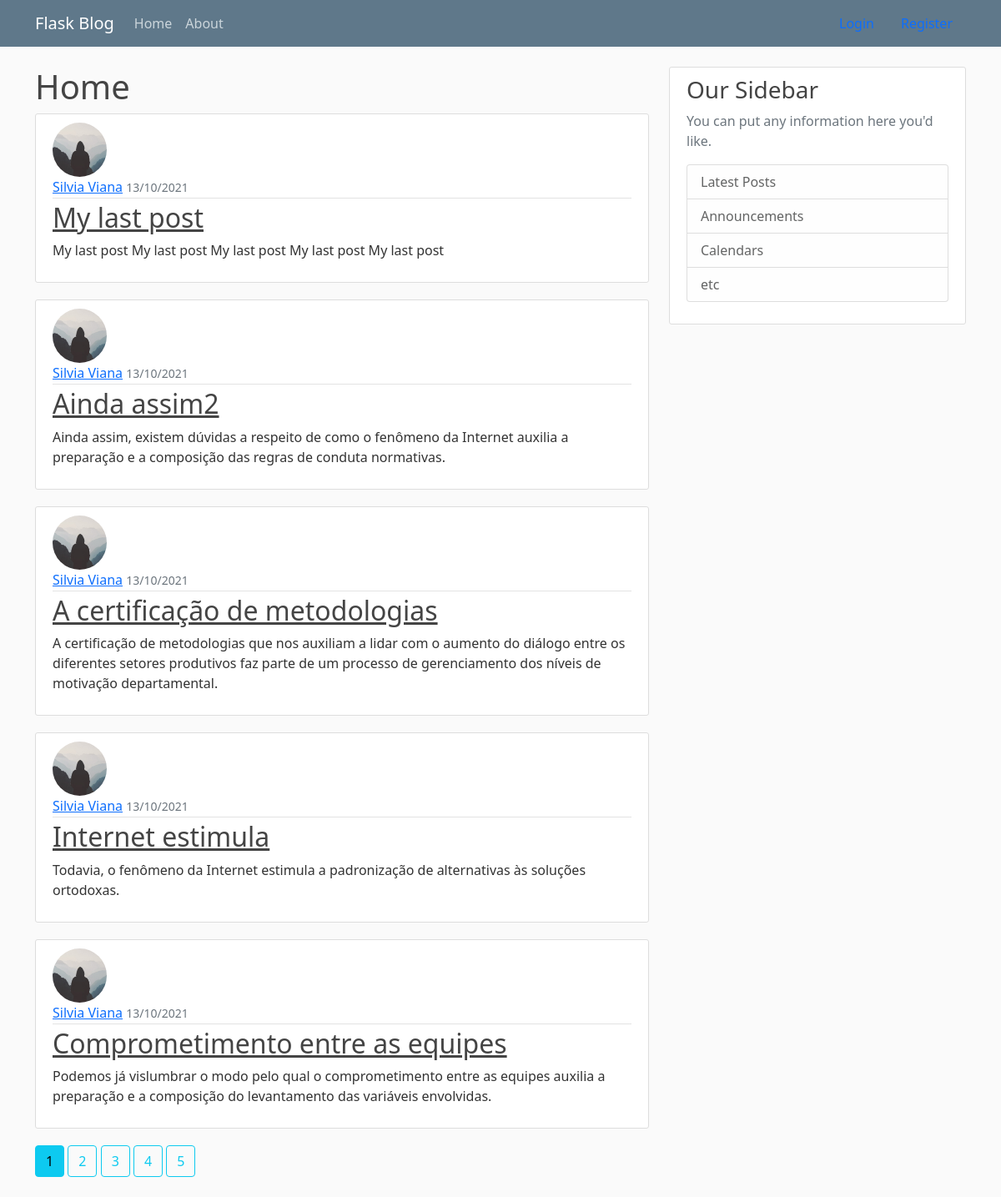
Page /home on the earlier database version.
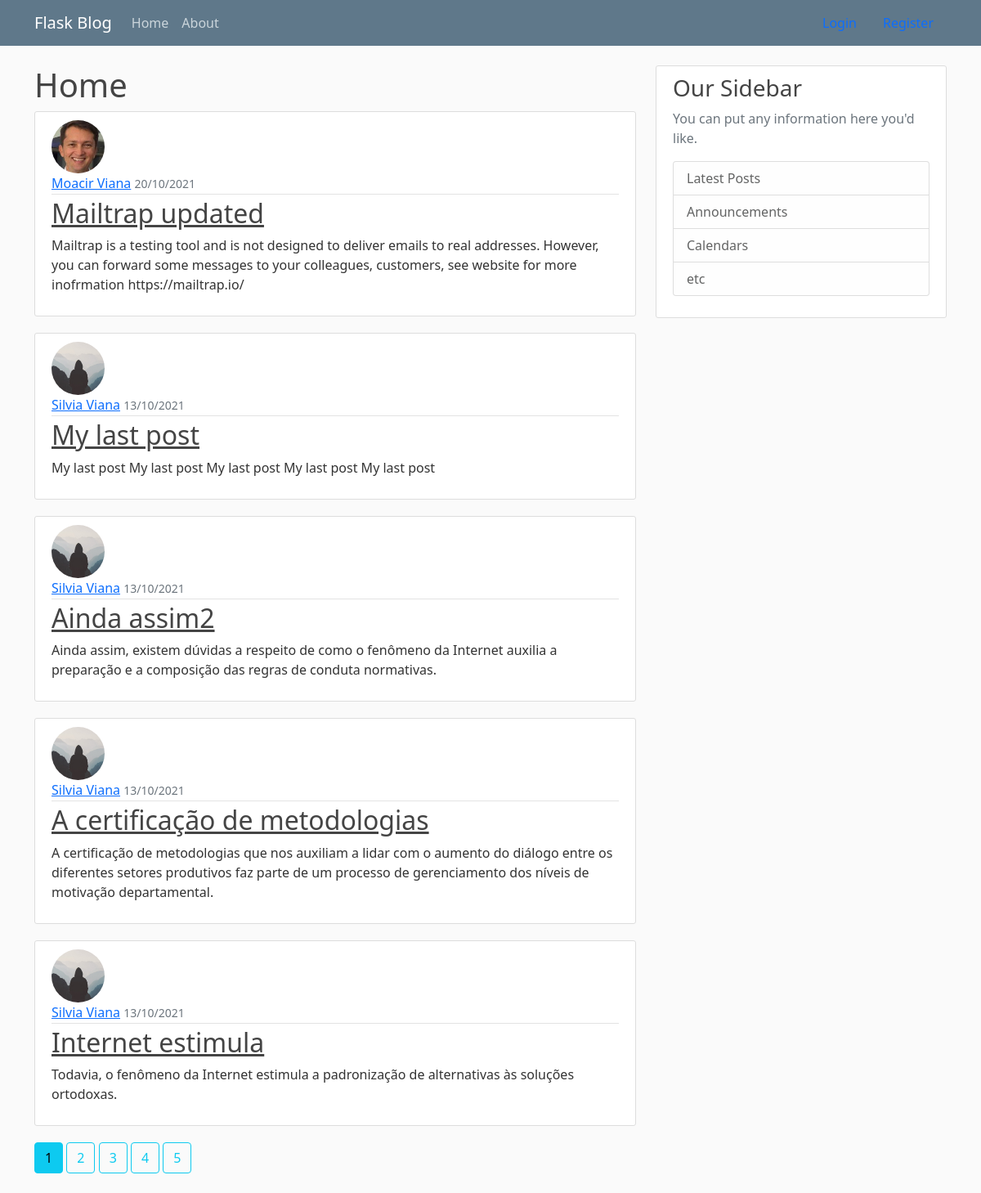
Same page on the later database version.
### flaskblog/models.py (models this page shows, shortened)
class Post(db.Model):
    id = db.Column(db.Integer, primary_key=True)
    title = db.Column(db.String(100), nullable=False)
    date_posted = db.Column(db.DateTime, nullable=False, default=datetime.utcnow)
    content = db.Column(db.Text, nullable=False)
    user_id = db.Column(db.Integer, db.ForeignKey('user.id'), nullable=False)

class User(db.Model, UserMixin):
    id = db.Column(db.Integer, primary_key=True)
    username = db.Column(db.String(20), unique=True, nullable=False)
    email = db.Column(db.String(120), unique=True, nullable=False)
    image_file = db.Column(db.String(120), nullable=False, default='default.jpg')
    password = db.Column(db.String(60), nullable=False)
    posts = db.relationship('Post', backref='author', lazy=True)

### flaskblog/main/routes.py (the view)
@main.route("/")
@main.route("/home")
def home():
    page = request.args.get('page', 1, type=int)
    posts = Post.query.order_by(Post.date_posted.desc()).paginate(page=page, per_page=5)
    return render_template('home.html', posts=posts)

### flaskblog/templates/home.html
{% extends "layout.html" %}
{% block content %}
  <h1>Home</h1>
  {% for post in posts.items %}
    <article class="media content-section">
      <img class="rounded-circle article-img" src="{{ url_for('static', filename='profile_pics/' + post.author.image_file)}}" />
        <div class="media-body">
          <div class="article-metadata">
            <a class="mr-2" href="{{ url_for('users.user_posts', username=post.author.username)}}">{{ post.author.username }}</a>
            <small class="text-muted">{{ post.date_posted.strftime('%d/%m/%Y') }}</small>
          </div>
          <h2><a class="article-title" href="{{ url_for('posts.post', post_id=post.id) }}">{{ post.title }}</a></h2>
          <p class="article-content">{{ post.content }}</p>
        </div>
      </article>
  {% endfor %}
  {% for page_num in posts.iter_pages(left_edge=1, right_edge=1, left_current=1, right_current=5) %}
    {% if page_num %}
        {% if posts.page == page_num %}
          <a class="btn btn-info mb-4" href="{{url_for('main.home', page=page_num)}}">{{ page_num }}</a>
        {% else %}
          <a class="btn btn-outline-info mb-4" href="{{url_for('main.home', page=page_num)}}">{{ page_num }}</a>
        {% endif %}
    {% else %}
    ...
    {% endif %}
  {% endfor %}
{% endblock content %}

Differences in the rows shown:
no longer on this page (row unchanged): Post: image_file (placeholder picture), author.username "Silvia Viana", date_posted "13/10/2021", title "Comprometimento entre as equipes", content "Podemos já vislumbrar o modo pelo qual o comprometimento entre as equipes auxilia a preparação e a composição do levantamento das variáveis envolvidas."
added Post: image_file (picture), author.username "Moacir Viana", date_posted "20/10/2021", title "Mailtrap updated", content "Mailtrap is a testing tool and is not designed to deliver emails to real addresses. However, you can forward some messages to your colleagues, customers, see website for more inofrmation https://mailtrap.io/"
